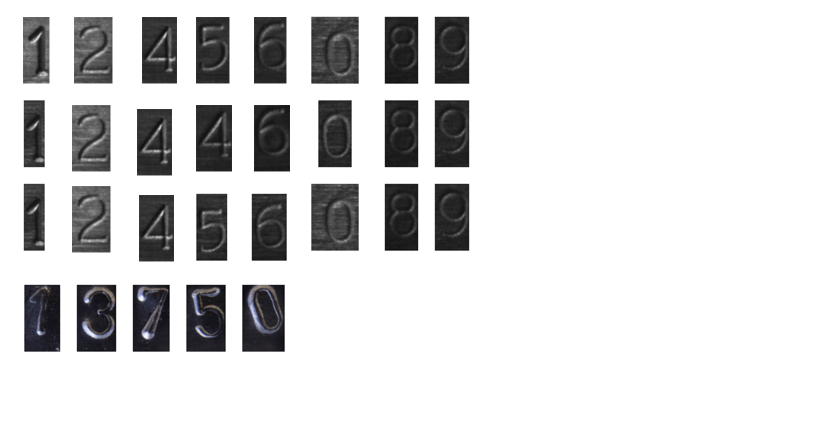
#> input picture recognition/num/training_chars_for_questions.png, 1680 x 866 px (shown at 1/2 size)
$ python GenData_for_questions.py
#> lines starting #> are read from the running program, lines starting #| are printed output that depends on the picture; after the words box and inside, x2 and y2 are one past the last pixel; in counts of white or black regions, pixels touching at a corner belong together
# GenData.py

import sys
import numpy as np
import cv2
import os

# module level variables ##########################################################################
MIN_CONTOUR_AREA = 100

RESIZED_IMAGE_WIDTH = 20
RESIZED_IMAGE_HEIGHT = 30

###################################################################################################
def main():
    imgTrainingNumbers = cv2.imread("training_chars_for_questions.png")            # read in training numbers image
#> imgTrainingNumbers is the input picture: shape (866, 1680, 3); mean B, G, R 217.8, 217.5, 217.5

    if imgTrainingNumbers is None:                          # if image was not read successfully
        print ("error: image not read from file \n\n")        # print error message to std out
        os.system("pause")                                  # pause so user can see error message
        return                                              # and exit function (which exits program)
    # end if

    imgGray = cv2.cvtColor(imgTrainingNumbers, cv2.COLOR_BGR2GRAY)          # get grayscale image
    imgBlurred = cv2.GaussianBlur(imgGray, (5,5), 0)                        # blur

                                                        # filter image from grayscale to black and white
    imgThresh = cv2.adaptiveThreshold(imgBlurred,                           # input image
                                      255,                                  # make pixels that pass the threshold full white
                                      cv2.ADAPTIVE_THRESH_GAUSSIAN_C,       # use gaussian rather than mean, seems to give better results
                                      cv2.THRESH_BINARY_INV,                # invert so foreground will be white, background will be black
                                      11,                                   # size of a pixel neighborhood used to calculate threshold value
                                      2)                                    # constant subtracted from the mean or weighted mean
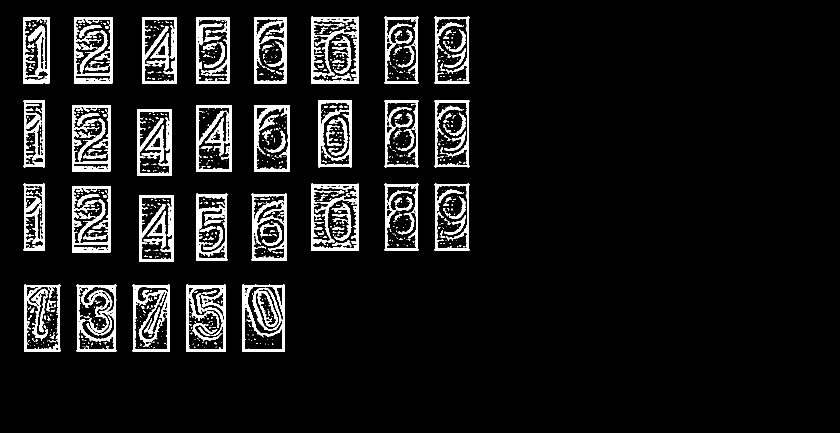
#> imgThresh: shape (866, 1680) (shown at 1/2 size); 8.4% white; 904 white regions (741 under 20 px)

    cv2.imshow("imgThresh", imgThresh)      # show threshold image for reference

    imgThreshCopy = imgThresh.copy()        # make a copy of the thresh image, this in necessary b/c findContours modifies the image

    npaContours, npaHierarchy = cv2.findContours(imgThresh.copy(),        # input image, make sure to use a copy since the function will modify this image in the course of finding contours
                                                 cv2.RETR_EXTERNAL,                 # retrieve the outermost contours only
                                                 cv2.CHAIN_APPROX_SIMPLE)           # compress horizontal, vertical, and diagonal segments and leave only their end points
#> npaContours = 29 contours; largest, box (x1, y1, x2, y2) and area: (622, 367, 718, 502) 12296, (622, 33, 718, 168) 12296, (484, 569, 570, 704) 10983, (153, 569, 233, 704) 10188, (372, 569, 452, 704) 10186; npaHierarchy = 29 rows, first 6: [1, -1, -1, -1], [2, 0, -1, -1], [3, 1, -1, -1], [4, 2, -1, -1], [5, 3, -1, -1], [6, 4, -1, -1]

                                # declare empty numpy array, we will use this to write to file later
                                # zero rows, enough cols to hold all image data
    npaFlattenedImages =  np.empty((0, RESIZED_IMAGE_WIDTH * RESIZED_IMAGE_HEIGHT))

    intClassifications = []         # declare empty classifications list, this will be our list of how we are classifying our chars from user input, we will write to file at the end

                                    # possible chars we are interested in are digits 0 through 9, put these in list intValidChars
    intValidChars = [ord('0'), ord('1'), ord('2'), ord('3'), ord('4'), ord('5'), ord('6'), ord('7'), ord('8'), ord('9'),
                     ord('A'), ord('B'), ord('C'), ord('D'), ord('E'), ord('F'), ord('G'), ord('H'), ord('I'), ord('J'),
                     ord('K'), ord('L'), ord('M'), ord('N'), ord('O'), ord('P'), ord('Q'), ord('R'), ord('S'), ord('T'),
                     ord('U'), ord('V'), ord('W'), ord('X'), ord('Y'), ord('Z')]

    for npaContour in npaContours:                          # for each contour
        if cv2.contourArea(npaContour) > MIN_CONTOUR_AREA:          # if contour is big enough to consider
            [intX, intY, intW, intH] = cv2.boundingRect(npaContour)         # get and break out bounding rect

                                                # draw rectangle around each contour as we ask user for input
            cv2.rectangle(imgTrainingNumbers,           # draw rectangle on original training image
                          (intX, intY),                 # upper left corner
                          (intX+intW,intY+intH),        # lower right corner
                          (0, 0, 255),                  # red
                          2)                            # thickness

            imgROI = imgThresh[intY:intY+intH, intX:intX+intW]                                  # crop char out of threshold image
            imgROIResized = cv2.resize(imgROI, (RESIZED_IMAGE_WIDTH, RESIZED_IMAGE_HEIGHT))     # resize image, this will be more consistent for recognition and storage

            cv2.imshow("imgROI", imgROI)                    # show cropped out char for reference
            cv2.imshow("imgROIResized", imgROIResized)      # show resized image for reference
            cv2.imshow("training_numbers.png", imgTrainingNumbers)      # show training numbers image, this will now have red rectangles drawn on it

            intChar = cv2.waitKey(0)                     # get key press

            if intChar == 27:                   # if esc key was pressed
                sys.exit()                      # exit program
            elif intChar in intValidChars:      # else if the char is in the list of chars we are looking for . . .

                intClassifications.append(intChar)                                                # append classification char to integer list of chars (we will convert to float later before writing to file)

                npaFlattenedImage = imgROIResized.reshape((1, RESIZED_IMAGE_WIDTH * RESIZED_IMAGE_HEIGHT))  # flatten image to 1d numpy array so we can write to file later
                npaFlattenedImages = np.append(npaFlattenedImages, npaFlattenedImage, 0)                    # add current flattened impage numpy array to list of flattened image numpy arrays
#> this loop made 2 passes; (key Q is pressed on pass 1)
#> (intX, intY, intW, intH) on passes 1 to 2: (484, 569, 86, 135), (372, 569, 80, 135)
#> pass 1, in main, `imgROI = imgThresh[intY:intY+intH, intX:intX+intW]`:
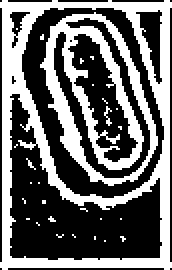
#> imgROI: shape (135, 86) (shown 2 times larger); 41.5% white; 28 white regions (26 under 20 px), largest, box (x1, y1, x2, y2) and area: (0, 0, 86, 135) 2963, (20, 6, 79, 93) 1770
#> pass 1, in main, `imgROIResized = cv2.resize(imgROI, (RESIZED_IMAGE_WIDTH, RESIZED_IMAGE..`:
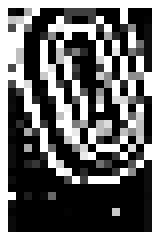
#> imgROIResized: shape (30, 20) (shown 8 times larger); min 0, max 255, mean 107.3
#> pass 1, in main, `cv2.imshow("training_numbers.png", imgTrainingNumbers)`:
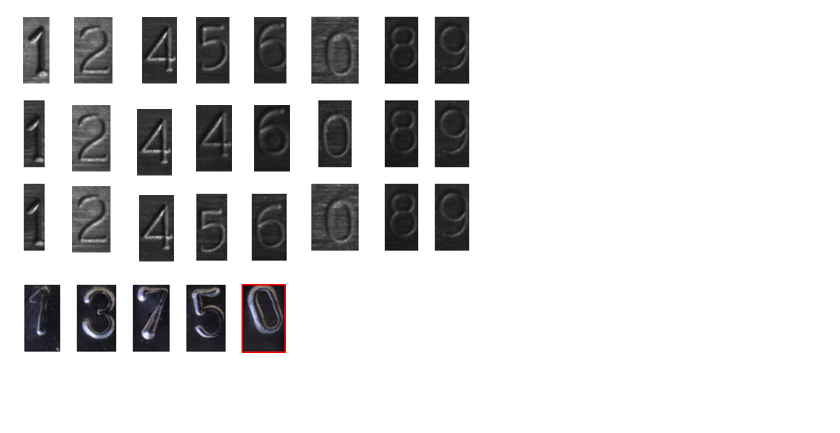
#> window 'training_numbers.png': shape (866, 1680, 3) (shown at 1/2 size); mean B, G, R 217.6, 217.3, 217.6
#> pass 2, in main, `imgROI = imgThresh[intY:intY+intH, intX:intX+intW]`:
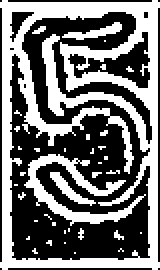
#> imgROI: shape (135, 80) (shown 2 times larger); 44.6% white; 38 white regions (34 under 20 px), largest, box (x1, y1, x2, y2) and area: (0, 0, 80, 135) 3856, (12, 77, 73, 113) 571, (25, 86, 48, 103) 108, (31, 11, 61, 20) 107
#> after the loop:
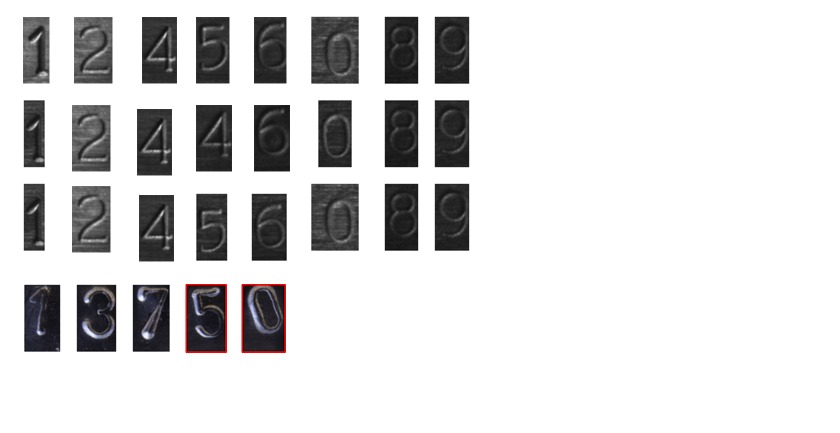
#> imgTrainingNumbers: shape (866, 1680, 3) (shown at 1/2 size); 0.18% of pixels changed, all inside (x1, y1, x2, y2) = (371, 568, 572, 706)
#> after the loop, intClassifications = [81]
            # end if
        # end if
    # end for

    fltClassifications = np.array(intClassifications, np.float32)                   # convert classifications list of ints to numpy array of floats

    npaClassifications = fltClassifications.reshape((fltClassifications.size, 1))   # flatten numpy array of floats to 1d so we can write to file later

    print ("\n\ntraining complete !!\n")

    np.savetxt("classifications_for_questions.txt", npaClassifications)           # write flattened images to file
    np.savetxt("flattened_images_for_questions.txt", npaFlattenedImages)          #

    cv2.destroyAllWindows()             # remove windows from memory

    return

###################################################################################################
if __name__ == "__main__":
    main()
#> (the program exits here)
